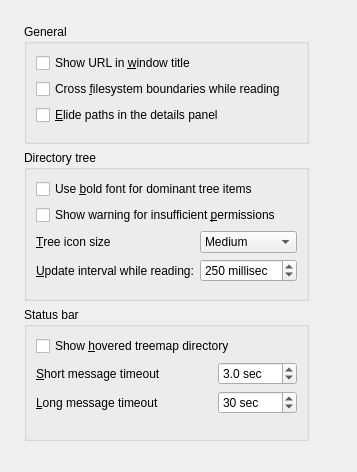
<?xml version="1.0" encoding="UTF-8"?>
<ui version="4.0">
 <class>GeneralConfigPage</class>
 <widget class="QWidget" name="GeneralConfigPage">
  <property name="geometry">
   <rect>
    <x>0</x>
    <y>0</y>
    <width>357</width>
    <height>461</height>
   </rect>
  </property>
  <layout class="QVBoxLayout" name="verticalLayout_3">
   <property name="leftMargin">
    <number>24</number>
   </property>
   <property name="topMargin">
    <number>24</number>
   </property>
   <item>
    <layout class="QHBoxLayout" name="horizontalLayout" stretch="0,1">
     <item>
      <layout class="QVBoxLayout" name="verticalLayout_2">
       <item>
        <widget class="QGroupBox" name="groupBox1">
         <property name="title">
          <string>General</string>
         </property>
         <layout class="QVBoxLayout" name="verticalLayout">
          <property name="bottomMargin">
           <number>16</number>
          </property>
          <item>
           <widget class="QCheckBox" name="urlInWindowTitleCheckBox">
            <property name="toolTip">
             <string>&lt;p style='white-space:pre'&gt;Whether to include the current root directory&lt;br/&gt;in the titlebar (eg. &lt;nobr&gt;&quot;Qt6DirStat /tmp&quot;&lt;/nobr&gt;)&lt;/p&gt;</string>
            </property>
            <property name="text">
             <string>Show URL in &amp;window title</string>
            </property>
           </widget>
          </item>
          <item>
           <widget class="QCheckBox" name="crossFilesystemsCheckBox">
            <property name="toolTip">
             <string>&lt;p style='white-space:pre'&gt;The default setting for whether to automatically read across the&lt;br/&gt;boundaries of mounted filesystems.  The program will always start&lt;br/&gt;with this setting, but it can be changed in the Open Directory dialog.&lt;/p&gt;</string>
            </property>
            <property name="text">
             <string>Cross &amp;filesystem boundaries while reading</string>
            </property>
           </widget>
          </item>
          <item>
           <widget class="QCheckBox" name="elidePathsCheckBox">
            <property name="toolTip">
             <string>&lt;p style='white-space:pre'&gt;Whether to elide path labels to fit in the file details panel&lt;br/&gt;- a scrollbar may still appear if the panel is too narrow for the other fields&lt;/p&gt;</string>
            </property>
            <property name="text">
             <string>&amp;Elide paths in the details panel</string>
            </property>
           </widget>
          </item>
         </layout>
        </widget>
       </item>
       <item>
        <widget class="QGroupBox" name="groupBox2">
         <property name="title">
          <string>Directory tree</string>
         </property>
         <property name="checkable">
          <bool>false</bool>
         </property>
         <layout class="QGridLayout" name="gridLayout_2">
          <property name="bottomMargin">
           <number>16</number>
          </property>
          <item row="2" column="1">
           <widget class="QComboBox" name="treeIconThemeComboBox">
            <property name="toolTip">
             <string>The size of icons in tree view lists</string>
            </property>
            <item>
             <property name="text">
              <string>Medium</string>
             </property>
            </item>
            <item>
             <property name="text">
              <string>Small</string>
             </property>
            </item>
           </widget>
          </item>
          <item row="3" column="1">
           <widget class="QSpinBox" name="treeUpdateIntervalSpinBox">
            <property name="toolTip">
             <string>How often the tree view is updated while files are still being read</string>
            </property>
            <property name="suffix">
             <string> millisec</string>
            </property>
            <property name="minimum">
             <number>50</number>
            </property>
            <property name="maximum">
             <number>5000</number>
            </property>
            <property name="singleStep">
             <number>50</number>
            </property>
            <property name="value">
             <number>250</number>
            </property>
           </widget>
          </item>
          <item row="3" column="0">
           <widget class="QLabel" name="treeUpdateIntervalCaption">
            <property name="text">
             <string>&amp;Update interval while reading:</string>
            </property>
            <property name="buddy">
             <cstring>treeUpdateIntervalSpinBox</cstring>
            </property>
           </widget>
          </item>
          <item row="2" column="0">
           <widget class="QLabel" name="treeIconThemeCaption">
            <property name="text">
             <string>&amp;Tree icon size</string>
            </property>
            <property name="buddy">
             <cstring>treeIconThemeComboBox</cstring>
            </property>
           </widget>
          </item>
          <item row="0" column="0" colspan="2">
           <widget class="QCheckBox" name="useBoldForDominantCheckBox">
            <property name="toolTip">
             <string>&lt;p style='white-space:pre'&gt;Display the dominant (ie. largest) items in each&lt;br/&gt;directory with a bold font&lt;/p&gt;</string>
            </property>
            <property name="text">
             <string>Use &amp;bold font for dominant tree items</string>
            </property>
           </widget>
          </item>
          <item row="1" column="0" colspan="2">
           <widget class="QCheckBox" name="dirReadWarningCheckBox">
            <property name="toolTip">
             <string>&lt;p style='white-space:pre'&gt;Show a warning message when a directory read is&lt;br/&gt;incomplete due to insufficient permissions to read some files&lt;/p&gt;</string>
            </property>
            <property name="text">
             <string>Show warning for insufficient &amp;permissions</string>
            </property>
           </widget>
          </item>
         </layout>
        </widget>
       </item>
       <item>
        <widget class="QGroupBox" name="groupBox3">
         <property name="title">
          <string>Status bar</string>
         </property>
         <layout class="QGridLayout" name="gridLayout">
          <property name="bottomMargin">
           <number>24</number>
          </property>
          <item row="0" column="0" colspan="2">
           <widget class="QCheckBox" name="useTreemapHoverCheckBox">
            <property name="toolTip">
             <string>&lt;p style='white-space:pre'&gt;Whether to show each directory that the mouse&lt;br/&gt;hovers over in the statusbar, and also the&lt;br/&gt;name when tiles are selected&lt;/p&gt;</string>
            </property>
            <property name="text">
             <string>Show &amp;hovered treemap directory</string>
            </property>
           </widget>
          </item>
          <item row="1" column="0">
           <widget class="QLabel" name="statusBarTimeoutCaption">
            <property name="text">
             <string>&amp;Short message timeout</string>
            </property>
            <property name="buddy">
             <cstring>statusBarShortTimeoutSpinBox</cstring>
            </property>
           </widget>
          </item>
          <item row="1" column="1">
           <widget class="QDoubleSpinBox" name="statusBarShortTimeoutSpinBox">
            <property name="toolTip">
             <string>&lt;p style='white-space:pre'&gt;The length of time that user action progress messages&lt;br/&gt;remain visible in the status bar&lt;/p&gt;</string>
            </property>
            <property name="suffix">
             <string> sec</string>
            </property>
            <property name="decimals">
             <number>1</number>
            </property>
            <property name="minimum">
             <double>0.500000000000000</double>
            </property>
            <property name="maximum">
             <double>300.000000000000000</double>
            </property>
            <property name="singleStep">
             <double>0.500000000000000</double>
            </property>
            <property name="value">
             <double>3.000000000000000</double>
            </property>
           </widget>
          </item>
          <item row="2" column="0">
           <widget class="QLabel" name="statusBarTimeoutCaption_2">
            <property name="sizePolicy">
             <sizepolicy hsizetype="Expanding" vsizetype="Preferred">
              <horstretch>0</horstretch>
              <verstretch>0</verstretch>
             </sizepolicy>
            </property>
            <property name="text">
             <string>&amp;Long message timeout</string>
            </property>
            <property name="buddy">
             <cstring>statusBarLongTimeoutSpinBox</cstring>
            </property>
           </widget>
          </item>
          <item row="2" column="1">
           <widget class="QSpinBox" name="statusBarLongTimeoutSpinBox">
            <property name="toolTip">
             <string>&lt;p style='white-space:pre'&gt;The length of time that messages about the completion&lt;br/&gt;of tree reading remain visible in the status bar&lt;/p&gt;</string>
            </property>
            <property name="suffix">
             <string> sec</string>
            </property>
            <property name="minimum">
             <number>1</number>
            </property>
            <property name="maximum">
             <number>600</number>
            </property>
            <property name="value">
             <number>30</number>
            </property>
           </widget>
          </item>
         </layout>
        </widget>
       </item>
      </layout>
     </item>
     <item>
      <spacer name="horizontalSpacer_3">
       <property name="orientation">
        <enum>Qt::Horizontal</enum>
       </property>
       <property name="sizeHint" stdset="0">
        <size>
         <width>0</width>
         <height>0</height>
        </size>
       </property>
      </spacer>
     </item>
    </layout>
   </item>
   <item>
    <widget class="QLabel" name="explainerLabel">
     <property name="sizePolicy">
      <sizepolicy hsizetype="Expanding" vsizetype="Preferred">
       <horstretch>0</horstretch>
       <verstretch>0</verstretch>
      </sizepolicy>
     </property>
     <property name="font">
      <font>
       <italic>true</italic>
      </font>
     </property>
     <property name="wordWrap">
      <bool>true</bool>
     </property>
    </widget>
   </item>
   <item>
    <spacer name="verticalSpacer_5">
     <property name="orientation">
      <enum>Qt::Vertical</enum>
     </property>
     <property name="sizeHint" stdset="0">
      <size>
       <width>0</width>
       <height>0</height>
      </size>
     </property>
    </spacer>
   </item>
  </layout>
 </widget>
 <tabstops>
  <tabstop>urlInWindowTitleCheckBox</tabstop>
  <tabstop>crossFilesystemsCheckBox</tabstop>
  <tabstop>elidePathsCheckBox</tabstop>
  <tabstop>useBoldForDominantCheckBox</tabstop>
  <tabstop>dirReadWarningCheckBox</tabstop>
  <tabstop>treeIconThemeComboBox</tabstop>
  <tabstop>treeUpdateIntervalSpinBox</tabstop>
  <tabstop>useTreemapHoverCheckBox</tabstop>
  <tabstop>statusBarShortTimeoutSpinBox</tabstop>
  <tabstop>statusBarLongTimeoutSpinBox</tabstop>
 </tabstops>
 <resources/>
 <connections/>
</ui>
